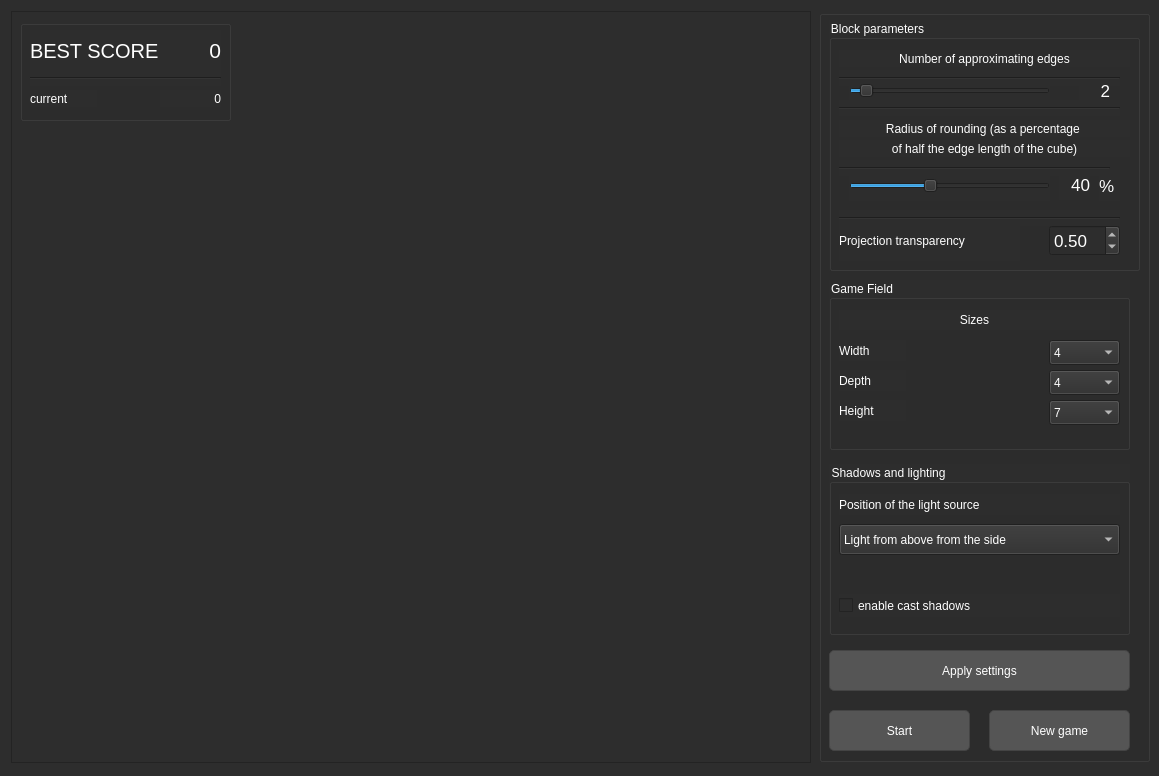
<?xml version="1.0" encoding="UTF-8"?>
<ui version="4.0">
 <class>MainWindow</class>
 <widget class="QMainWindow" name="MainWindow">
  <property name="enabled">
   <bool>true</bool>
  </property>
  <property name="geometry">
   <rect>
    <x>0</x>
    <y>0</y>
    <width>1159</width>
    <height>776</height>
   </rect>
  </property>
  <property name="minimumSize">
   <size>
    <width>1110</width>
    <height>726</height>
   </size>
  </property>
  <property name="focusPolicy">
   <enum>Qt::StrongFocus</enum>
  </property>
  <property name="windowTitle">
   <string>Tetris3D</string>
  </property>
  <property name="styleSheet">
   <string notr="true">QWidget {
    background-color: #2d2d2d;
    color: #ffffff;
}

QPushButton {
    background-color: #555555;
    color: #ffffff;
    border: 1px solid #444444;
    border-radius: 5px;
    padding: 5px;
}

QPushButton:hover {
    background-color: #666666;
}

QPushButton:pressed {
    background-color: #333333; /* Цвет при нажатии */
    border: 1px solid #222222;
}
</string>
  </property>
  <widget class="QWidget" name="centralwidget">
   <property name="enabled">
    <bool>true</bool>
   </property>
   <property name="layoutDirection">
    <enum>Qt::LeftToRight</enum>
   </property>
   <widget class="QGraphicsView" name="graphicsView">
    <property name="enabled">
     <bool>true</bool>
    </property>
    <property name="geometry">
     <rect>
      <x>11</x>
      <y>11</y>
      <width>800</width>
      <height>752</height>
     </rect>
    </property>
    <property name="minimumSize">
     <size>
      <width>800</width>
      <height>700</height>
     </size>
    </property>
   </widget>
   <widget class="QGroupBox" name="scoreTable">
    <property name="geometry">
     <rect>
      <x>20</x>
      <y>20</y>
      <width>211</width>
      <height>101</height>
     </rect>
    </property>
    <property name="title">
     <string/>
    </property>
    <widget class="QLabel" name="label_12">
     <property name="geometry">
      <rect>
       <x>10</x>
       <y>10</y>
       <width>141</width>
       <height>41</height>
      </rect>
     </property>
     <property name="font">
      <font>
       <pointsize>15</pointsize>
      </font>
     </property>
     <property name="text">
      <string>BEST SCORE</string>
     </property>
     <property name="textFormat">
      <enum>Qt::AutoText</enum>
     </property>
    </widget>
    <widget class="QLabel" name="label_13">
     <property name="geometry">
      <rect>
       <x>10</x>
       <y>70</y>
       <width>67</width>
       <height>17</height>
      </rect>
     </property>
     <property name="text">
      <string>current</string>
     </property>
    </widget>
    <widget class="QLabel" name="bestScore">
     <property name="geometry">
      <rect>
       <x>140</x>
       <y>10</y>
       <width>61</width>
       <height>41</height>
      </rect>
     </property>
     <property name="font">
      <font>
       <pointsize>16</pointsize>
      </font>
     </property>
     <property name="text">
      <string>0</string>
     </property>
     <property name="alignment">
      <set>Qt::AlignRight|Qt::AlignTrailing|Qt::AlignVCenter</set>
     </property>
    </widget>
    <widget class="Line" name="line_3">
     <property name="geometry">
      <rect>
       <x>10</x>
       <y>50</y>
       <width>191</width>
       <height>16</height>
      </rect>
     </property>
     <property name="orientation">
      <enum>Qt::Horizontal</enum>
     </property>
    </widget>
    <widget class="QLabel" name="currentScore">
     <property name="geometry">
      <rect>
       <x>140</x>
       <y>70</y>
       <width>61</width>
       <height>17</height>
      </rect>
     </property>
     <property name="text">
      <string>0</string>
     </property>
     <property name="alignment">
      <set>Qt::AlignRight|Qt::AlignTrailing|Qt::AlignVCenter</set>
     </property>
    </widget>
    <zorder>bestScore</zorder>
    <zorder>currentScore</zorder>
    <zorder>label_12</zorder>
    <zorder>label_13</zorder>
    <zorder>line_3</zorder>
   </widget>
   <widget class="QGroupBox" name="settings">
    <property name="geometry">
     <rect>
      <x>819</x>
      <y>10</y>
      <width>331</width>
      <height>752</height>
     </rect>
    </property>
    <property name="sizePolicy">
     <sizepolicy hsizetype="Fixed" vsizetype="Fixed">
      <horstretch>0</horstretch>
      <verstretch>0</verstretch>
     </sizepolicy>
    </property>
    <property name="minimumSize">
     <size>
      <width>320</width>
      <height>700</height>
     </size>
    </property>
    <property name="title">
     <string/>
    </property>
    <widget class="QGroupBox" name="groupBox">
     <property name="geometry">
      <rect>
       <x>10</x>
       <y>10</y>
       <width>311</width>
       <height>251</height>
      </rect>
     </property>
     <property name="sizePolicy">
      <sizepolicy hsizetype="Fixed" vsizetype="Fixed">
       <horstretch>0</horstretch>
       <verstretch>0</verstretch>
      </sizepolicy>
     </property>
     <property name="minimumSize">
      <size>
       <width>290</width>
       <height>250</height>
      </size>
     </property>
     <property name="title">
      <string>Block parameters</string>
     </property>
     <widget class="QLabel" name="label">
      <property name="geometry">
       <rect>
        <x>10</x>
        <y>30</y>
        <width>291</width>
        <height>17</height>
       </rect>
      </property>
      <property name="text">
       <string>Number of approximating edges</string>
      </property>
      <property name="alignment">
       <set>Qt::AlignCenter</set>
      </property>
     </widget>
     <widget class="QSlider" name="roundingSlider">
      <property name="enabled">
       <bool>true</bool>
      </property>
      <property name="geometry">
       <rect>
        <x>20</x>
        <y>150</y>
        <width>201</width>
        <height>31</height>
       </rect>
      </property>
      <property name="focusPolicy">
       <enum>Qt::ClickFocus</enum>
      </property>
      <property name="maximum">
       <number>100</number>
      </property>
      <property name="value">
       <number>40</number>
      </property>
      <property name="orientation">
       <enum>Qt::Horizontal</enum>
      </property>
     </widget>
     <widget class="QLabel" name="rounding">
      <property name="geometry">
       <rect>
        <x>230</x>
        <y>149</y>
        <width>31</width>
        <height>31</height>
       </rect>
      </property>
      <property name="font">
       <font>
        <pointsize>13</pointsize>
       </font>
      </property>
      <property name="text">
       <string>40</string>
      </property>
      <property name="alignment">
       <set>Qt::AlignRight|Qt::AlignTrailing|Qt::AlignVCenter</set>
      </property>
      <property name="textInteractionFlags">
       <set>Qt::LinksAccessibleByMouse</set>
      </property>
     </widget>
     <widget class="Line" name="line">
      <property name="geometry">
       <rect>
        <x>10</x>
        <y>190</y>
        <width>281</width>
        <height>16</height>
       </rect>
      </property>
      <property name="orientation">
       <enum>Qt::Horizontal</enum>
      </property>
     </widget>
     <widget class="QLabel" name="label_4">
      <property name="geometry">
       <rect>
        <x>10</x>
        <y>200</y>
        <width>181</width>
        <height>41</height>
       </rect>
      </property>
      <property name="text">
       <string>Projection transparency</string>
      </property>
      <property name="alignment">
       <set>Qt::AlignLeading|Qt::AlignLeft|Qt::AlignVCenter</set>
      </property>
     </widget>
     <widget class="QLabel" name="label_10">
      <property name="geometry">
       <rect>
        <x>270</x>
        <y>150</y>
        <width>21</width>
        <height>31</height>
       </rect>
      </property>
      <property name="font">
       <font>
        <pointsize>13</pointsize>
       </font>
      </property>
      <property name="text">
       <string>%</string>
      </property>
     </widget>
     <widget class="QDoubleSpinBox" name="blockTransparency">
      <property name="geometry">
       <rect>
        <x>220</x>
        <y>205</y>
        <width>71</width>
        <height>31</height>
       </rect>
      </property>
      <property name="font">
       <font>
        <pointsize>13</pointsize>
       </font>
      </property>
      <property name="decimals">
       <number>2</number>
      </property>
      <property name="minimum">
       <double>0.000000000000000</double>
      </property>
      <property name="maximum">
       <double>0.600000000000000</double>
      </property>
      <property name="singleStep">
       <double>0.010000000000000</double>
      </property>
      <property name="value">
       <double>0.500000000000000</double>
      </property>
     </widget>
     <widget class="Line" name="line_4">
      <property name="geometry">
       <rect>
        <x>10</x>
        <y>50</y>
        <width>281</width>
        <height>16</height>
       </rect>
      </property>
      <property name="orientation">
       <enum>Qt::Horizontal</enum>
      </property>
     </widget>
     <widget class="QLabel" name="approxEdges">
      <property name="geometry">
       <rect>
        <x>250</x>
        <y>60</y>
        <width>31</width>
        <height>21</height>
       </rect>
      </property>
      <property name="font">
       <font>
        <pointsize>13</pointsize>
       </font>
      </property>
      <property name="text">
       <string>2</string>
      </property>
      <property name="alignment">
       <set>Qt::AlignRight|Qt::AlignTrailing|Qt::AlignVCenter</set>
      </property>
     </widget>
     <widget class="QSlider" name="approxEdgesSlider">
      <property name="enabled">
       <bool>true</bool>
      </property>
      <property name="geometry">
       <rect>
        <x>20</x>
        <y>60</y>
        <width>201</width>
        <height>21</height>
       </rect>
      </property>
      <property name="focusPolicy">
       <enum>Qt::ClickFocus</enum>
      </property>
      <property name="minimum">
       <number>1</number>
      </property>
      <property name="maximum">
       <number>20</number>
      </property>
      <property name="pageStep">
       <number>5</number>
      </property>
      <property name="value">
       <number>2</number>
      </property>
      <property name="orientation">
       <enum>Qt::Horizontal</enum>
      </property>
     </widget>
     <widget class="QLabel" name="label_3">
      <property name="geometry">
       <rect>
        <x>10</x>
        <y>100</y>
        <width>291</width>
        <height>17</height>
       </rect>
      </property>
      <property name="text">
       <string>Radius of rounding (as a percentage </string>
      </property>
      <property name="alignment">
       <set>Qt::AlignCenter</set>
      </property>
     </widget>
     <widget class="Line" name="line_6">
      <property name="geometry">
       <rect>
        <x>10</x>
        <y>80</y>
        <width>281</width>
        <height>16</height>
       </rect>
      </property>
      <property name="orientation">
       <enum>Qt::Horizontal</enum>
      </property>
     </widget>
     <widget class="QLabel" name="label_14">
      <property name="geometry">
       <rect>
        <x>10</x>
        <y>120</y>
        <width>291</width>
        <height>17</height>
       </rect>
      </property>
      <property name="text">
       <string>of half the edge length of the cube)</string>
      </property>
      <property name="alignment">
       <set>Qt::AlignCenter</set>
      </property>
     </widget>
     <widget class="Line" name="line_7">
      <property name="geometry">
       <rect>
        <x>10</x>
        <y>140</y>
        <width>271</width>
        <height>16</height>
       </rect>
      </property>
      <property name="orientation">
       <enum>Qt::Horizontal</enum>
      </property>
     </widget>
    </widget>
    <widget class="QGroupBox" name="groupBox_3">
     <property name="geometry">
      <rect>
       <x>10</x>
       <y>270</y>
       <width>301</width>
       <height>170</height>
      </rect>
     </property>
     <property name="sizePolicy">
      <sizepolicy hsizetype="Fixed" vsizetype="Fixed">
       <horstretch>0</horstretch>
       <verstretch>0</verstretch>
      </sizepolicy>
     </property>
     <property name="minimumSize">
      <size>
       <width>290</width>
       <height>170</height>
      </size>
     </property>
     <property name="title">
      <string>Game Field</string>
     </property>
     <widget class="QLabel" name="label_6">
      <property name="geometry">
       <rect>
        <x>10</x>
        <y>30</y>
        <width>271</width>
        <height>20</height>
       </rect>
      </property>
      <property name="text">
       <string>Sizes</string>
      </property>
      <property name="alignment">
       <set>Qt::AlignCenter</set>
      </property>
     </widget>
     <widget class="QComboBox" name="depth">
      <property name="geometry">
       <rect>
        <x>220</x>
        <y>90</y>
        <width>71</width>
        <height>25</height>
       </rect>
      </property>
      <item>
       <property name="text">
        <string>4</string>
       </property>
      </item>
      <item>
       <property name="text">
        <string>5</string>
       </property>
      </item>
      <item>
       <property name="text">
        <string>6</string>
       </property>
      </item>
     </widget>
     <widget class="QComboBox" name="width">
      <property name="geometry">
       <rect>
        <x>220</x>
        <y>60</y>
        <width>71</width>
        <height>25</height>
       </rect>
      </property>
      <item>
       <property name="text">
        <string>4</string>
       </property>
      </item>
      <item>
       <property name="text">
        <string>5</string>
       </property>
      </item>
      <item>
       <property name="text">
        <string>6</string>
       </property>
      </item>
     </widget>
     <widget class="QComboBox" name="height">
      <property name="geometry">
       <rect>
        <x>220</x>
        <y>120</y>
        <width>71</width>
        <height>25</height>
       </rect>
      </property>
      <property name="currentText">
       <string>7</string>
      </property>
      <item>
       <property name="text">
        <string>7</string>
       </property>
      </item>
      <item>
       <property name="text">
        <string>8</string>
       </property>
      </item>
      <item>
       <property name="text">
        <string>9</string>
       </property>
      </item>
      <item>
       <property name="text">
        <string>10</string>
       </property>
      </item>
     </widget>
     <widget class="QLabel" name="label_5">
      <property name="geometry">
       <rect>
        <x>10</x>
        <y>60</y>
        <width>67</width>
        <height>21</height>
       </rect>
      </property>
      <property name="text">
       <string>Width</string>
      </property>
     </widget>
     <widget class="QLabel" name="label_8">
      <property name="geometry">
       <rect>
        <x>10</x>
        <y>120</y>
        <width>67</width>
        <height>21</height>
       </rect>
      </property>
      <property name="text">
       <string>Height</string>
      </property>
     </widget>
     <widget class="QLabel" name="label_7">
      <property name="geometry">
       <rect>
        <x>10</x>
        <y>90</y>
        <width>67</width>
        <height>21</height>
       </rect>
      </property>
      <property name="text">
       <string>Depth</string>
      </property>
     </widget>
    </widget>
    <widget class="QGroupBox" name="groupBox_4">
     <property name="geometry">
      <rect>
       <x>10</x>
       <y>454</y>
       <width>301</width>
       <height>171</height>
      </rect>
     </property>
     <property name="sizePolicy">
      <sizepolicy hsizetype="Fixed" vsizetype="Fixed">
       <horstretch>0</horstretch>
       <verstretch>0</verstretch>
      </sizepolicy>
     </property>
     <property name="minimumSize">
      <size>
       <width>171</width>
       <height>130</height>
      </size>
     </property>
     <property name="title">
      <string>Shadows and lighting</string>
     </property>
     <widget class="QCheckBox" name="withShadows">
      <property name="geometry">
       <rect>
        <x>10</x>
        <y>130</y>
        <width>281</width>
        <height>23</height>
       </rect>
      </property>
      <property name="text">
       <string>enable cast shadows</string>
      </property>
     </widget>
     <widget class="QComboBox" name="lightPos">
      <property name="geometry">
       <rect>
        <x>10</x>
        <y>60</y>
        <width>281</width>
        <height>31</height>
       </rect>
      </property>
      <item>
       <property name="text">
        <string>Light from above from the side</string>
       </property>
      </item>
      <item>
       <property name="text">
        <string>Light from the side</string>
       </property>
      </item>
      <item>
       <property name="text">
        <string>Light from above</string>
       </property>
      </item>
     </widget>
     <widget class="QLabel" name="label_2">
      <property name="geometry">
       <rect>
        <x>10</x>
        <y>30</y>
        <width>281</width>
        <height>21</height>
       </rect>
      </property>
      <property name="text">
       <string>Position of the light source</string>
      </property>
     </widget>
    </widget>
    <widget class="QPushButton" name="startStopBtn">
     <property name="geometry">
      <rect>
       <x>10</x>
       <y>700</y>
       <width>141</width>
       <height>41</height>
      </rect>
     </property>
     <property name="text">
      <string>Start</string>
     </property>
    </widget>
    <widget class="QPushButton" name="newGameBtn">
     <property name="geometry">
      <rect>
       <x>170</x>
       <y>700</y>
       <width>141</width>
       <height>41</height>
      </rect>
     </property>
     <property name="text">
      <string>New game</string>
     </property>
    </widget>
    <widget class="QPushButton" name="setSettingsBtn">
     <property name="geometry">
      <rect>
       <x>10</x>
       <y>640</y>
       <width>301</width>
       <height>41</height>
      </rect>
     </property>
     <property name="sizePolicy">
      <sizepolicy hsizetype="Fixed" vsizetype="Fixed">
       <horstretch>0</horstretch>
       <verstretch>0</verstretch>
      </sizepolicy>
     </property>
     <property name="minimumSize">
      <size>
       <width>171</width>
       <height>41</height>
      </size>
     </property>
     <property name="text">
      <string>Apply settings</string>
     </property>
    </widget>
   </widget>
  </widget>
 </widget>
 <resources/>
 <connections/>
</ui>
